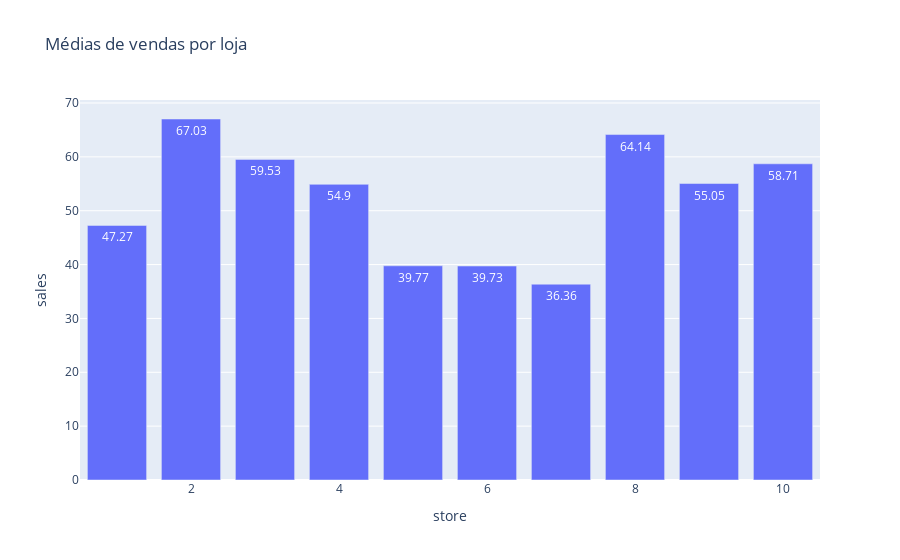

Write notebook code for a chart like this one.
### Code cell
# Plot para saber qual loja vendeu mais durante o ano de 2013 a 2017
# As lojas que mais venderam são a loja 2 e 8
sales_store = df_train_plot.groupby(['store'])['sales'].mean().round(2)
fig = px.bar(sales_store, y='sales', title='Médias de vendas por loja', text='sales')
fig

### Figure 1 — Plotly figure (JSON) as saved in the notebook; plotly's stock layout.template omitted (floating-point values rounded to 4 significant figures)
{"data": [{"alignmentgroup": "True", "hovertemplate": "store=%{x}<br>sales=%{text}<extra></extra>", "legendgroup": "", "marker": {"color": "#636efa"}, "name": "", "offsetgroup": "", "orientation": "v", "showlegend": false, "text": [47.27, 67.03, 59.53, 54.9, 39.77, 39.73, 36.36, 64.14, 55.05, 58.71], "textposition": "auto", "type": "bar", "x": [1, 2, 3, 4, 5, 6, 7, 8, 9, 10], "xaxis": "x", "y": [47.27, 67.03, 59.53, 54.9, 39.77, 39.73, 36.36, 64.14, 55.05, 58.71], "yaxis": "y"}], "layout": {"barmode": "relative", "legend": {"tracegroupgap": 0}, "title": {"text": "Médias de vendas por loja"}, "xaxis": {"anchor": "y", "domain": [0, 1], "title": {"text": "store"}}, "yaxis": {"anchor": "x", "domain": [0, 1], "title": {"text": "sales"}}}}
